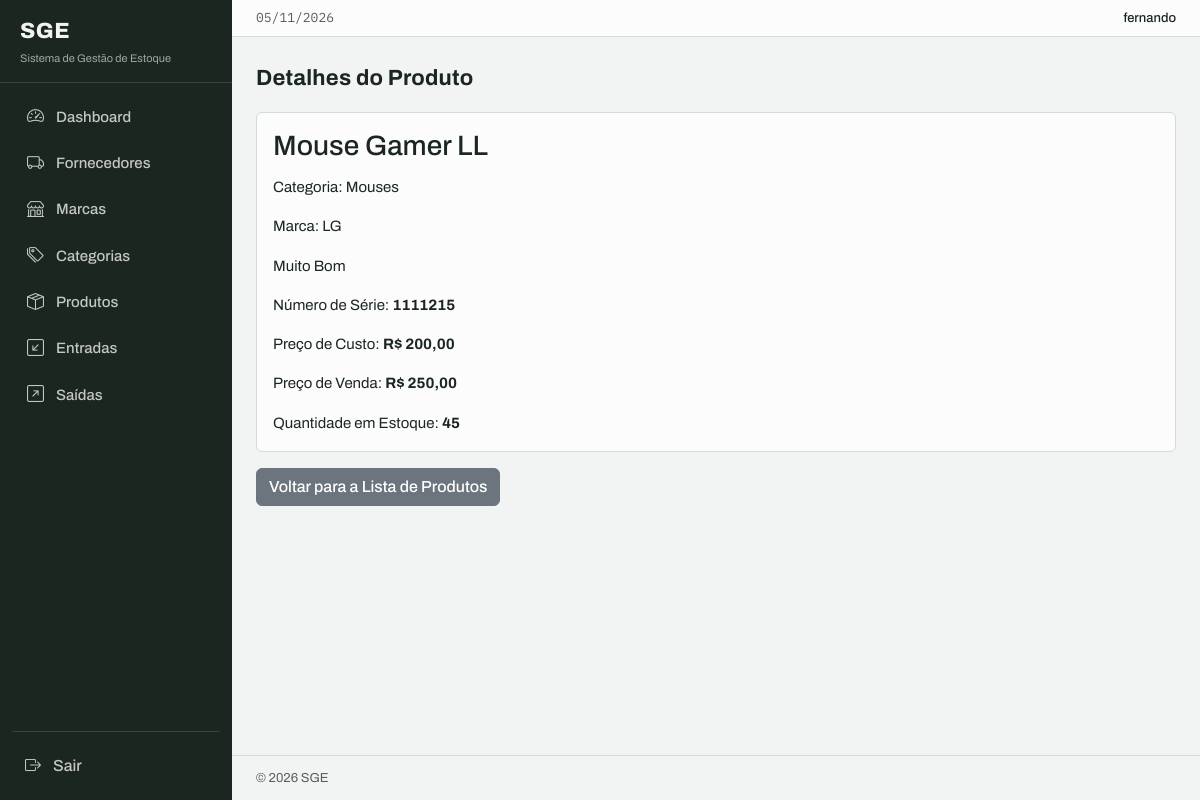
/products/2/detail (signed in), run on an earlier commit of the app's database.
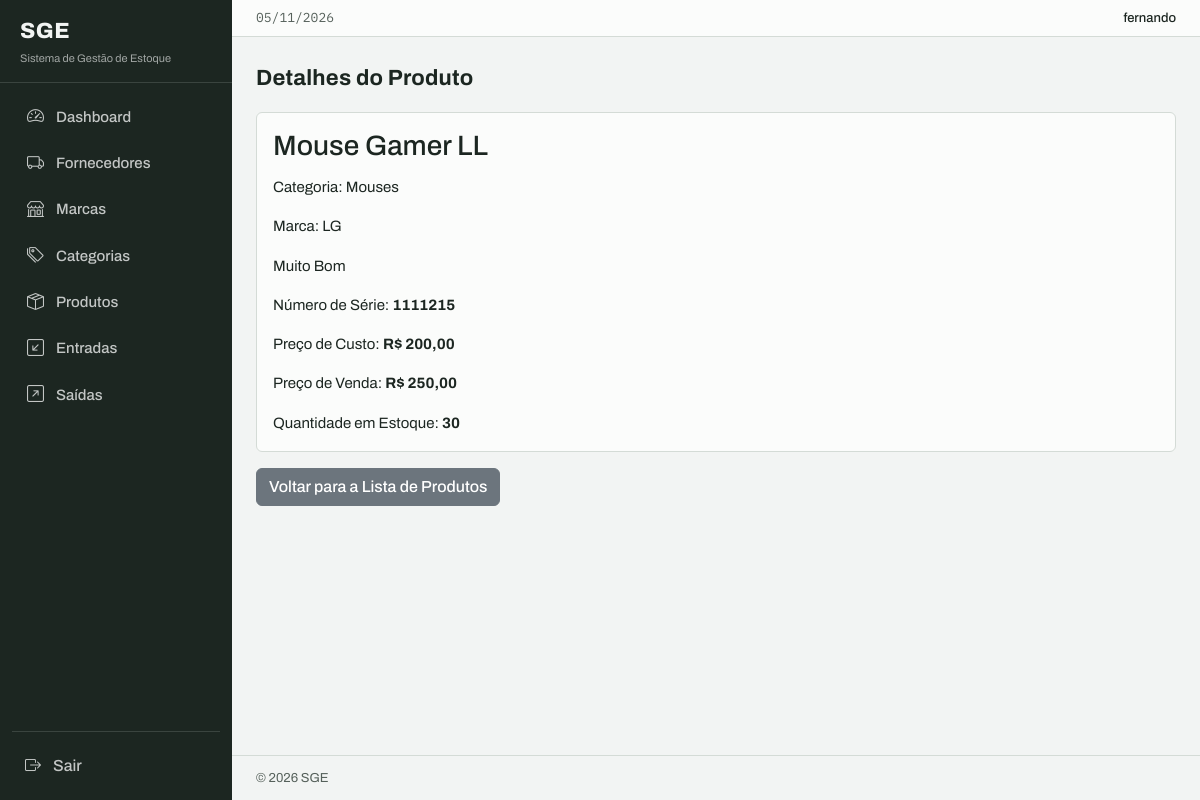
And on a later commit of the database.
### products/models.py (models this page shows, shortened)
class Product(models.Model):
    title = models.CharField(max_length=500)
    category = models.ForeignKey(
        Category, on_delete=models.PROTECT, related_name="products"
    )
    brand = models.ForeignKey(Brand, on_delete=models.PROTECT, related_name="products")
    description = models.TextField(null=True, blank=True)
    serie_number = models.CharField(max_length=200, null=True, blank=True)
    cost_price = models.DecimalField(max_digits=20, decimal_places=2)
    selling_price = models.DecimalField(max_digits=20, decimal_places=2)
    quantity = models.IntegerField(default=0)
    created_at = models.DateTimeField(auto_now_add=True)
    updated_at = models.DateTimeField(auto_now=True)
    class Meta:
        ordering = ["title"]

### categories/models.py (models this page shows)
class Category(models.Model):
    name = models.CharField(max_length=500)
    description = models.TextField(null=True, blank=True)
    created_at = models.DateTimeField(auto_now_add=True)
    updated_at = models.DateTimeField(auto_now=True)
    class Meta:
        ordering = ["name"]
    def __str__(self):
        return self.name

### brands/models.py (models this page shows)
class Brand(models.Model):
    name = models.CharField(max_length=500)
    description = models.TextField(null=True, blank=True)
    created_at = models.DateTimeField(auto_now_add=True)
    updated_at = models.DateTimeField(auto_now=True)
    class Meta:
        ordering = ["name"]
    def __str__(self):
        return self.name

### products/views.py (the view)
class ProductDetailView(LoginRequiredMixin, PermissionRequiredMixin, DetailView):
    model = models.Product
    template_name = "product_detail.html"
    permission_required = "products.view_product"

### app/context_processors.py (called while the page is built)
def static_versions(request):
    try:
        version = int(_CSS.stat().st_mtime)
    except OSError:
        version = 1
    return {"sge_css_v": version}

### products/templates/product_detail.html
{% extends 'base.html' %}
{% block content %}
<div>
    <h1 class="sge-page-title">Detalhes do Produto</h1>
    <div class="card">
        <div class="card-body">
        <h3 class="card-title">{{ object.title }}</h3>
        <p class="card-text">Categoria: {{ object.category }}</p>
        <p class="card-text">Marca: {{ object.brand }}</p>
        <p class="card-text">{{ object.description }}</p>
        <p class="card-text">Número de Série: <strong>{{ object.serie_number }}</strong></p>
        <p class="card-text">Preço de Custo: <strong>R$ {{ object.cost_price }}</strong></p>
        <p class="card-text">Preço de Venda: <strong>R$ {{ object.selling_price }}</strong></p>
        <p class="card-text">Quantidade em Estoque: <strong>{{ object.quantity }}</strong></p>
        </div>
    </div>
    <a href="{% url 'product_list' %}" class="btn btn-secondary mt-3">Voltar para a Lista de Produtos</a>
</div>
{% endblock %}

What changed in the data, as far as the page shows it:
changed Product "Mouse Gamer LL": quantity "45" → "30"
